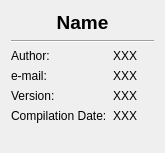
<?xml version="1.0" encoding="UTF-8"?>
<ui version="4.0">
 <class>AboutDialog</class>
 <widget class="QDialog" name="AboutDialog">
  <property name="geometry">
   <rect>
    <x>0</x>
    <y>0</y>
    <width>165</width>
    <height>153</height>
   </rect>
  </property>
  <property name="windowTitle">
   <string>About</string>
  </property>
  <layout class="QVBoxLayout" name="verticalLayout">
   <item>
    <layout class="QHBoxLayout" name="horizontalLayout">
     <item>
      <widget class="QLabel" name="nameLabel">
       <property name="font">
        <font>
         <pointsize>14</pointsize>
         <weight>75</weight>
         <bold>true</bold>
        </font>
       </property>
       <property name="text">
        <string>Name</string>
       </property>
       <property name="alignment">
        <set>Qt::AlignCenter</set>
       </property>
      </widget>
     </item>
    </layout>
   </item>
   <item>
    <widget class="Line" name="line">
     <property name="orientation">
      <enum>Qt::Horizontal</enum>
     </property>
    </widget>
   </item>
   <item>
    <layout class="QFormLayout" name="formLayout">
     <item row="0" column="0">
      <widget class="QLabel" name="label_2">
       <property name="text">
        <string>Author:</string>
       </property>
      </widget>
     </item>
     <item row="0" column="1">
      <widget class="QLabel" name="authorLabel">
       <property name="text">
        <string>XXX</string>
       </property>
      </widget>
     </item>
     <item row="2" column="0">
      <widget class="QLabel" name="label_3">
       <property name="text">
        <string>Version:</string>
       </property>
      </widget>
     </item>
     <item row="2" column="1">
      <widget class="QLabel" name="versionLabel">
       <property name="text">
        <string>XXX</string>
       </property>
      </widget>
     </item>
     <item row="3" column="0">
      <widget class="QLabel" name="label_4">
       <property name="text">
        <string>Compilation Date:</string>
       </property>
      </widget>
     </item>
     <item row="3" column="1">
      <widget class="QLabel" name="dateLabel">
       <property name="text">
        <string>XXX</string>
       </property>
      </widget>
     </item>
     <item row="1" column="0">
      <widget class="QLabel" name="label">
       <property name="text">
        <string>e-mail:</string>
       </property>
      </widget>
     </item>
     <item row="1" column="1">
      <widget class="QLabel" name="eMailLabel">
       <property name="text">
        <string>XXX</string>
       </property>
      </widget>
     </item>
    </layout>
   </item>
   <item>
    <spacer name="verticalSpacer">
     <property name="orientation">
      <enum>Qt::Vertical</enum>
     </property>
     <property name="sizeHint" stdset="0">
      <size>
       <width>20</width>
       <height>40</height>
      </size>
     </property>
    </spacer>
   </item>
  </layout>
 </widget>
 <resources/>
 <connections/>
</ui>
